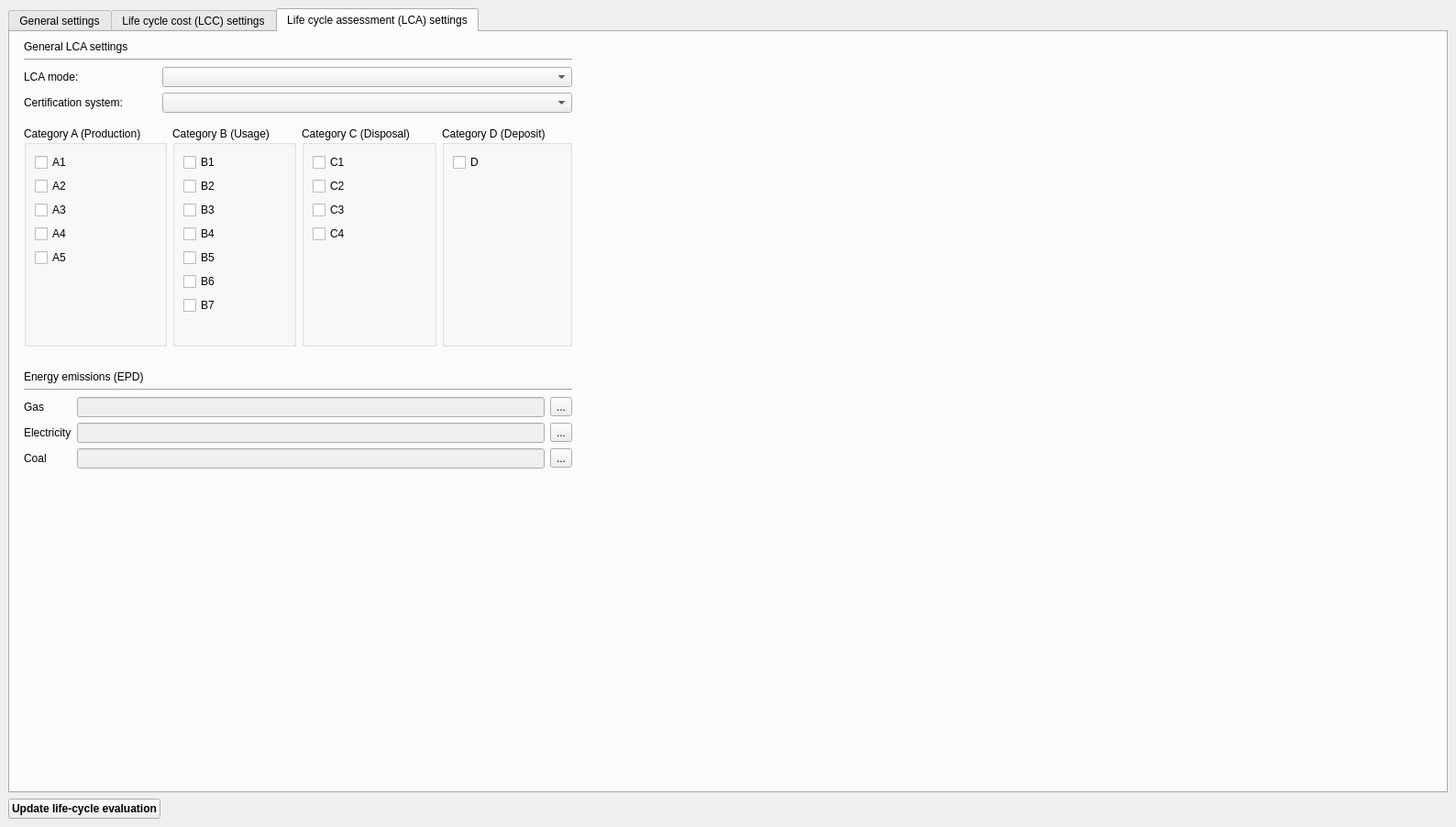
<?xml version="1.0" encoding="UTF-8"?>
<ui version="4.0">
 <class>SVLcaLccSettingsWidget</class>
 <widget class="QWidget" name="SVLcaLccSettingsWidget">
  <property name="geometry">
   <rect>
    <x>0</x>
    <y>0</y>
    <width>1588</width>
    <height>902</height>
   </rect>
  </property>
  <property name="windowTitle">
   <string>LCA / LCC Settings</string>
  </property>
  <layout class="QGridLayout" name="gridLayout_4">
   <property name="leftMargin">
    <number>9</number>
   </property>
   <property name="topMargin">
    <number>9</number>
   </property>
   <property name="rightMargin">
    <number>9</number>
   </property>
   <property name="bottomMargin">
    <number>9</number>
   </property>
   <item row="0" column="0" colspan="2">
    <layout class="QHBoxLayout" name="horizontalLayout">
     <item>
      <widget class="QTabWidget" name="tabWidget">
       <property name="currentIndex">
        <number>2</number>
       </property>
       <widget class="QWidget" name="tabSettings">
        <attribute name="title">
         <string>General settings</string>
        </attribute>
        <layout class="QGridLayout" name="gridLayout_8">
         <item row="14" column="0" colspan="2">
          <layout class="QGridLayout" name="gridLayout_7">
           <item row="0" column="0">
            <widget class="QLabel" name="label_16">
             <property name="text">
              <string>Gas:</string>
             </property>
            </widget>
           </item>
           <item row="0" column="1">
            <widget class="QtExt::ValidatingLineEdit" name="lineEditGasConsumption"/>
           </item>
           <item row="0" column="2">
            <widget class="QLabel" name="label_19">
             <property name="text">
              <string>kWh/a</string>
             </property>
            </widget>
           </item>
           <item row="1" column="0">
            <widget class="QLabel" name="label_17">
             <property name="text">
              <string>Electricity:</string>
             </property>
            </widget>
           </item>
           <item row="1" column="1">
            <widget class="QtExt::ValidatingLineEdit" name="lineEditElectricityConsumption"/>
           </item>
           <item row="1" column="2">
            <widget class="QLabel" name="label0">
             <property name="text">
              <string>kWh/a</string>
             </property>
            </widget>
           </item>
           <item row="2" column="0">
            <widget class="QLabel" name="label_18">
             <property name="text">
              <string>Coal:</string>
             </property>
            </widget>
           </item>
           <item row="2" column="1">
            <widget class="QtExt::ValidatingLineEdit" name="lineEditCoalConsumption"/>
           </item>
           <item row="2" column="2">
            <widget class="QLabel" name="label1">
             <property name="text">
              <string>kWh/a</string>
             </property>
            </widget>
           </item>
          </layout>
         </item>
         <item row="15" column="1">
          <spacer name="verticalSpacer_5">
           <property name="orientation">
            <enum>Qt::Vertical</enum>
           </property>
           <property name="sizeHint" stdset="0">
            <size>
             <width>20</width>
             <height>446</height>
            </size>
           </property>
          </spacer>
         </item>
         <item row="4" column="0">
          <widget class="QLabel" name="label_7">
           <property name="font">
            <font>
             <bold>false</bold>
            </font>
           </property>
           <property name="text">
            <string>General</string>
           </property>
          </widget>
         </item>
         <item row="5" column="0" colspan="2">
          <widget class="Line" name="line_6">
           <property name="orientation">
            <enum>Qt::Horizontal</enum>
           </property>
          </widget>
         </item>
         <item row="10" column="2">
          <spacer name="horizontalSpacer_2">
           <property name="orientation">
            <enum>Qt::Horizontal</enum>
           </property>
           <property name="sizeHint" stdset="0">
            <size>
             <width>754</width>
             <height>20</height>
            </size>
           </property>
          </spacer>
         </item>
         <item row="12" column="0">
          <widget class="QLabel" name="label_13">
           <property name="font">
            <font>
             <bold>false</bold>
            </font>
           </property>
           <property name="text">
            <string>Energy consumption</string>
           </property>
          </widget>
         </item>
         <item row="6" column="0" colspan="2">
          <layout class="QGridLayout" name="gridLayout_5">
           <item row="0" column="0">
            <widget class="QLabel" name="label_9">
             <property name="text">
              <string>Net usage area:</string>
             </property>
            </widget>
           </item>
           <item row="0" column="1">
            <widget class="QtExt::ValidatingLineEdit" name="lineEditArea">
             <property name="placeholderText">
              <string/>
             </property>
            </widget>
           </item>
           <item row="0" column="2">
            <widget class="QLabel" name="label_10">
             <property name="text">
              <string>m&lt;sup&gt;2&lt;/sup&gt;</string>
             </property>
            </widget>
           </item>
           <item row="0" column="3">
            <widget class="QPushButton" name="pushButtonAreaDetection">
             <property name="text">
              <string>auto-detect</string>
             </property>
            </widget>
           </item>
           <item row="1" column="0">
            <widget class="QLabel" name="label">
             <property name="text">
              <string>Evaluation time period:</string>
             </property>
            </widget>
           </item>
           <item row="1" column="1">
            <widget class="QSpinBox" name="spinBoxTimePeriod">
             <property name="alignment">
              <set>Qt::AlignRight|Qt::AlignTrailing|Qt::AlignVCenter</set>
             </property>
             <property name="minimum">
              <number>1</number>
             </property>
             <property name="maximum">
              <number>200</number>
             </property>
            </widget>
           </item>
           <item row="1" column="2">
            <widget class="QLabel" name="label_3">
             <property name="text">
              <string>a</string>
             </property>
            </widget>
           </item>
          </layout>
         </item>
         <item row="13" column="0" colspan="2">
          <widget class="Line" name="line_8">
           <property name="orientation">
            <enum>Qt::Horizontal</enum>
           </property>
          </widget>
         </item>
         <item row="0" column="0">
          <widget class="QLabel" name="label_8">
           <property name="font">
            <font>
             <bold>false</bold>
            </font>
           </property>
           <property name="text">
            <string>EPD database</string>
           </property>
          </widget>
         </item>
         <item row="2" column="0" colspan="2">
          <layout class="QGridLayout" name="gridLayout" columnstretch="0,1,0">
           <item row="0" column="0">
            <widget class="QLabel" name="label_30">
             <property name="text">
              <string>Database path:</string>
             </property>
            </widget>
           </item>
           <item row="0" column="1">
            <widget class="QtExt::BrowseFilenameWidget" name="filepathOekoBauDat" native="true">
             <property name="minimumSize">
              <size>
               <width>0</width>
               <height>20</height>
              </size>
             </property>
            </widget>
           </item>
           <item row="0" column="2">
            <widget class="QPushButton" name="pushButtonImportOkoebaudat">
             <property name="maximumSize">
              <size>
               <width>16777215</width>
               <height>16777215</height>
              </size>
             </property>
             <property name="text">
              <string>Import ÖKOBAUDAT</string>
             </property>
            </widget>
           </item>
           <item row="1" column="1" colspan="2">
            <widget class="QLabel" name="label_6">
             <property name="font">
              <font>
               <italic>true</italic>
              </font>
             </property>
             <property name="text">
              <string>&lt;html&gt;&lt;head/&gt;&lt;body&gt;&lt;p&gt;The database file may be downloaded for free at &lt;a href=&quot;https://www.oekobaudat.de/service/downloads.html&quot;&gt;&lt;span style=&quot; text-decoration: underline; color:#0000ff;&quot;&gt;https://www.oekobaudat.de/service/downloads.html&lt;/span&gt;&lt;/a&gt;.&lt;/p&gt;&lt;/body&gt;&lt;/html&gt;</string>
             </property>
             <property name="openExternalLinks">
              <bool>true</bool>
             </property>
             <property name="textInteractionFlags">
              <set>Qt::LinksAccessibleByMouse|Qt::TextSelectableByMouse</set>
             </property>
            </widget>
           </item>
          </layout>
         </item>
         <item row="3" column="0">
          <spacer name="verticalSpacer_7">
           <property name="orientation">
            <enum>Qt::Vertical</enum>
           </property>
           <property name="sizeType">
            <enum>QSizePolicy::Fixed</enum>
           </property>
           <property name="sizeHint" stdset="0">
            <size>
             <width>20</width>
             <height>20</height>
            </size>
           </property>
          </spacer>
         </item>
         <item row="10" column="0" rowspan="2">
          <spacer name="verticalSpacer_6">
           <property name="orientation">
            <enum>Qt::Vertical</enum>
           </property>
           <property name="sizeType">
            <enum>QSizePolicy::Fixed</enum>
           </property>
           <property name="sizeHint" stdset="0">
            <size>
             <width>20</width>
             <height>20</height>
            </size>
           </property>
          </spacer>
         </item>
         <item row="1" column="0" colspan="2">
          <widget class="Line" name="line_7">
           <property name="orientation">
            <enum>Qt::Horizontal</enum>
           </property>
          </widget>
         </item>
        </layout>
       </widget>
       <widget class="QWidget" name="widget">
        <attribute name="title">
         <string>Life cycle cost (LCC) settings</string>
        </attribute>
        <layout class="QGridLayout" name="gridLayout_2">
         <item row="8" column="0" colspan="4">
          <widget class="Line" name="line_5">
           <property name="orientation">
            <enum>Qt::Horizontal</enum>
           </property>
          </widget>
         </item>
         <item row="0" column="0">
          <widget class="QLabel" name="label_4">
           <property name="font">
            <font>
             <bold>false</bold>
            </font>
           </property>
           <property name="text">
            <string>Energy prices</string>
           </property>
          </widget>
         </item>
         <item row="11" column="3">
          <widget class="QLabel" name="label_36">
           <property name="text">
            <string>%</string>
           </property>
          </widget>
         </item>
         <item row="2" column="3">
          <widget class="QLabel" name="label_41">
           <property name="text">
            <string>€/kWh</string>
           </property>
          </widget>
         </item>
         <item row="4" column="2">
          <widget class="QtExt::ValidatingLineEdit" name="lineEditElectricityPrice"/>
         </item>
         <item row="3" column="0">
          <widget class="QLabel" name="label_32">
           <property name="text">
            <string>Gas:</string>
           </property>
          </widget>
         </item>
         <item row="2" column="0">
          <widget class="QLabel" name="label_34">
           <property name="text">
            <string>Coal:</string>
           </property>
          </widget>
         </item>
         <item row="3" column="3">
          <widget class="QLabel" name="label_31">
           <property name="text">
            <string>€/kWh</string>
           </property>
          </widget>
         </item>
         <item row="10" column="3">
          <widget class="QLabel" name="label_33">
           <property name="text">
            <string>%</string>
           </property>
          </widget>
         </item>
         <item row="10" column="2">
          <widget class="QtExt::ValidatingLineEdit" name="lineEditPriceIncreaseGeneral"/>
         </item>
         <item row="4" column="4">
          <spacer name="horizontalSpacer_3">
           <property name="orientation">
            <enum>Qt::Horizontal</enum>
           </property>
           <property name="sizeHint" stdset="0">
            <size>
             <width>653</width>
             <height>20</height>
            </size>
           </property>
          </spacer>
         </item>
         <item row="9" column="3">
          <widget class="QLabel" name="label_37">
           <property name="text">
            <string>%</string>
           </property>
          </widget>
         </item>
         <item row="1" column="0" colspan="4">
          <widget class="Line" name="line_2">
           <property name="orientation">
            <enum>Qt::Horizontal</enum>
           </property>
          </widget>
         </item>
         <item row="2" column="2">
          <widget class="QtExt::ValidatingLineEdit" name="lineEditCoalPrice"/>
         </item>
         <item row="7" column="0">
          <widget class="QLabel" name="label_2">
           <property name="font">
            <font>
             <bold>false</bold>
            </font>
           </property>
           <property name="text">
            <string>Price increase</string>
           </property>
          </widget>
         </item>
         <item row="12" column="1">
          <spacer name="verticalSpacer">
           <property name="orientation">
            <enum>Qt::Vertical</enum>
           </property>
           <property name="sizeHint" stdset="0">
            <size>
             <width>20</width>
             <height>595</height>
            </size>
           </property>
          </spacer>
         </item>
         <item row="11" column="0" colspan="2">
          <widget class="QLabel" name="label_38">
           <property name="text">
            <string>Discounting interest rate:</string>
           </property>
          </widget>
         </item>
         <item row="4" column="3">
          <widget class="QLabel" name="label_35">
           <property name="text">
            <string>€/kWh</string>
           </property>
          </widget>
         </item>
         <item row="11" column="2">
          <widget class="QtExt::ValidatingLineEdit" name="lineEditInterestRate"/>
         </item>
         <item row="3" column="2">
          <widget class="QtExt::ValidatingLineEdit" name="lineEditGasPrice"/>
         </item>
         <item row="4" column="0" colspan="2">
          <widget class="QLabel" name="label_39">
           <property name="text">
            <string>Electricity:</string>
           </property>
          </widget>
         </item>
         <item row="10" column="0" colspan="2">
          <widget class="QLabel" name="label_42">
           <property name="text">
            <string>Price increase general:</string>
           </property>
          </widget>
         </item>
         <item row="9" column="0" colspan="2">
          <widget class="QLabel" name="label_40">
           <property name="text">
            <string>Price increase energy:</string>
           </property>
          </widget>
         </item>
         <item row="5" column="0">
          <spacer name="verticalSpacer_2">
           <property name="orientation">
            <enum>Qt::Vertical</enum>
           </property>
           <property name="sizeType">
            <enum>QSizePolicy::Maximum</enum>
           </property>
           <property name="sizeHint" stdset="0">
            <size>
             <width>10</width>
             <height>10</height>
            </size>
           </property>
          </spacer>
         </item>
         <item row="9" column="2">
          <widget class="QtExt::ValidatingLineEdit" name="lineEditPriceIncreaseEnergy"/>
         </item>
         <item row="6" column="0">
          <spacer name="verticalSpacer_11">
           <property name="orientation">
            <enum>Qt::Vertical</enum>
           </property>
           <property name="sizeType">
            <enum>QSizePolicy::Fixed</enum>
           </property>
           <property name="sizeHint" stdset="0">
            <size>
             <width>20</width>
             <height>20</height>
            </size>
           </property>
          </spacer>
         </item>
        </layout>
       </widget>
       <widget class="QWidget" name="tab">
        <attribute name="title">
         <string>Life cycle assessment (LCA) settings</string>
        </attribute>
        <layout class="QGridLayout" name="gridLayout_3">
         <item row="3" column="1">
          <widget class="QLabel" name="label_12">
           <property name="text">
            <string>Certification system:</string>
           </property>
          </widget>
         </item>
         <item row="3" column="5">
          <spacer name="horizontalSpacer_4">
           <property name="orientation">
            <enum>Qt::Horizontal</enum>
           </property>
           <property name="sizeHint" stdset="0">
            <size>
             <width>828</width>
             <height>20</height>
            </size>
           </property>
          </spacer>
         </item>
         <item row="1" column="1" colspan="4">
          <widget class="Line" name="line_4">
           <property name="orientation">
            <enum>Qt::Horizontal</enum>
           </property>
          </widget>
         </item>
         <item row="5" column="1" colspan="4">
          <layout class="QHBoxLayout" name="horizontalLayout_2">
           <item>
            <widget class="QGroupBox" name="groupBoxCatA">
             <property name="title">
              <string>Category A (Production)</string>
             </property>
             <layout class="QVBoxLayout" name="verticalLayout_5">
              <item>
               <widget class="QCheckBox" name="checkBoxA1">
                <property name="text">
                 <string>A1</string>
                </property>
                <property name="checked">
                 <bool>false</bool>
                </property>
               </widget>
              </item>
              <item>
               <widget class="QCheckBox" name="checkBoxA2">
                <property name="text">
                 <string>A2</string>
                </property>
                <property name="checked">
                 <bool>false</bool>
                </property>
               </widget>
              </item>
              <item>
               <widget class="QCheckBox" name="checkBoxA3">
                <property name="text">
                 <string>A3</string>
                </property>
                <property name="checked">
                 <bool>false</bool>
                </property>
               </widget>
              </item>
              <item>
               <widget class="QCheckBox" name="checkBoxA4">
                <property name="text">
                 <string>A4</string>
                </property>
               </widget>
              </item>
              <item>
               <widget class="QCheckBox" name="checkBoxA5">
                <property name="text">
                 <string>A5</string>
                </property>
               </widget>
              </item>
              <item>
               <spacer name="verticalSpacer_3">
                <property name="orientation">
                 <enum>Qt::Vertical</enum>
                </property>
                <property name="sizeHint" stdset="0">
                 <size>
                  <width>20</width>
                  <height>55</height>
                 </size>
                </property>
               </spacer>
              </item>
             </layout>
            </widget>
           </item>
           <item>
            <widget class="QGroupBox" name="groupBoxCatB">
             <property name="title">
              <string>Category B (Usage)</string>
             </property>
             <layout class="QVBoxLayout" name="verticalLayout_6">
              <item>
               <widget class="QCheckBox" name="checkBoxB1">
                <property name="text">
                 <string>B1</string>
                </property>
               </widget>
              </item>
              <item>
               <widget class="QCheckBox" name="checkBoxB2">
                <property name="text">
                 <string>B2</string>
                </property>
               </widget>
              </item>
              <item>
               <widget class="QCheckBox" name="checkBoxB3">
                <property name="text">
                 <string>B3</string>
                </property>
               </widget>
              </item>
              <item>
               <widget class="QCheckBox" name="checkBoxB4">
                <property name="text">
                 <string>B4</string>
                </property>
               </widget>
              </item>
              <item>
               <widget class="QCheckBox" name="checkBoxB5">
                <property name="text">
                 <string>B5</string>
                </property>
               </widget>
              </item>
              <item>
               <widget class="QCheckBox" name="checkBoxB6">
                <property name="text">
                 <string>B6</string>
                </property>
               </widget>
              </item>
              <item>
               <widget class="QCheckBox" name="checkBoxB7">
                <property name="text">
                 <string>B7</string>
                </property>
               </widget>
              </item>
              <item>
               <spacer name="verticalSpacer_4">
                <property name="orientation">
                 <enum>Qt::Vertical</enum>
                </property>
                <property name="sizeHint" stdset="0">
                 <size>
                  <width>20</width>
                  <height>40</height>
                 </size>
                </property>
               </spacer>
              </item>
             </layout>
            </widget>
           </item>
           <item>
            <widget class="QGroupBox" name="groupBoxCatC">
             <property name="title">
              <string>Category C (Disposal)</string>
             </property>
             <layout class="QVBoxLayout" name="verticalLayout_7">
              <item>
               <widget class="QCheckBox" name="checkBoxC1">
                <property name="text">
                 <string>C1</string>
                </property>
               </widget>
              </item>
              <item>
               <widget class="QCheckBox" name="checkBoxC2">
                <property name="text">
                 <string>C2</string>
                </property>
               </widget>
              </item>
              <item>
               <widget class="QCheckBox" name="checkBoxC3">
                <property name="text">
                 <string>C3</string>
                </property>
               </widget>
              </item>
              <item>
               <widget class="QCheckBox" name="checkBoxC4">
                <property name="text">
                 <string>C4</string>
                </property>
               </widget>
              </item>
              <item>
               <spacer name="verticalSpacer_10">
                <property name="orientation">
                 <enum>Qt::Vertical</enum>
                </property>
                <property name="sizeHint" stdset="0">
                 <size>
                  <width>20</width>
                  <height>84</height>
                 </size>
                </property>
               </spacer>
              </item>
             </layout>
            </widget>
           </item>
           <item>
            <widget class="QGroupBox" name="groupBoxCatD">
             <property name="title">
              <string>Category D (Deposit)</string>
             </property>
             <layout class="QVBoxLayout" name="verticalLayout_8">
              <item>
               <widget class="QCheckBox" name="checkBoxD">
                <property name="text">
                 <string>D</string>
                </property>
               </widget>
              </item>
              <item>
               <spacer name="verticalSpacer_9">
                <property name="orientation">
                 <enum>Qt::Vertical</enum>
                </property>
                <property name="sizeHint" stdset="0">
                 <size>
                  <width>20</width>
                  <height>171</height>
                 </size>
                </property>
               </spacer>
              </item>
             </layout>
            </widget>
           </item>
          </layout>
         </item>
         <item row="3" column="2" colspan="3">
          <widget class="QComboBox" name="comboBoxCertificationSystem"/>
         </item>
         <item row="7" column="1" colspan="3">
          <widget class="QLabel" name="label_14">
           <property name="font">
            <font>
             <bold>false</bold>
            </font>
           </property>
           <property name="text">
            <string>Energy emissions (EPD)</string>
           </property>
          </widget>
         </item>
         <item row="4" column="0">
          <widget class="Line" name="line_15">
           <property name="orientation">
            <enum>Qt::Horizontal</enum>
           </property>
          </widget>
         </item>
         <item row="6" column="2">
          <spacer name="verticalSpacer_13">
           <property name="orientation">
            <enum>Qt::Vertical</enum>
           </property>
           <property name="sizeType">
            <enum>QSizePolicy::Fixed</enum>
           </property>
           <property name="sizeHint" stdset="0">
            <size>
             <width>20</width>
             <height>20</height>
            </size>
           </property>
          </spacer>
         </item>
         <item row="10" column="2">
          <spacer name="verticalSpacer_8">
           <property name="orientation">
            <enum>Qt::Vertical</enum>
           </property>
           <property name="sizeHint" stdset="0">
            <size>
             <width>20</width>
             <height>359</height>
            </size>
           </property>
          </spacer>
         </item>
         <item row="2" column="2" colspan="3">
          <widget class="QComboBox" name="comboBoxCalculationMode"/>
         </item>
         <item row="0" column="1" colspan="2">
          <widget class="QLabel" name="label_5">
           <property name="font">
            <font>
             <bold>false</bold>
            </font>
           </property>
           <property name="text">
            <string>General LCA settings</string>
           </property>
          </widget>
         </item>
         <item row="9" column="1" colspan="4">
          <layout class="QGridLayout" name="gridLayout_15">
           <item row="0" column="0">
            <widget class="QLabel" name="label_68">
             <property name="text">
              <string>Gas</string>
             </property>
            </widget>
           </item>
           <item row="0" column="1">
            <widget class="QLineEdit" name="lineEditEpdGas">
             <property name="enabled">
              <bool>false</bool>
             </property>
            </widget>
           </item>
           <item row="0" column="2">
            <widget class="QToolButton" name="toolButtonSelectGas">
             <property name="text">
              <string>...</string>
             </property>
            </widget>
           </item>
           <item row="1" column="0">
            <widget class="QLabel" name="label_69">
             <property name="text">
              <string>Electricity</string>
             </property>
            </widget>
           </item>
           <item row="1" column="1">
            <widget class="QLineEdit" name="lineEditEpdElectricity">
             <property name="enabled">
              <bool>false</bool>
             </property>
            </widget>
           </item>
           <item row="1" column="2">
            <widget class="QToolButton" name="toolButtonSelectElectricity">
             <property name="text">
              <string>...</string>
             </property>
            </widget>
           </item>
           <item row="2" column="0">
            <widget class="QLabel" name="label_70">
             <property name="text">
              <string>Coal</string>
             </property>
            </widget>
           </item>
           <item row="2" column="1">
            <widget class="QLineEdit" name="lineEditEpdCoal">
             <property name="enabled">
              <bool>false</bool>
             </property>
            </widget>
           </item>
           <item row="2" column="2">
            <widget class="QToolButton" name="toolButtonSelectCoal">
             <property name="text">
              <string>...</string>
             </property>
            </widget>
           </item>
          </layout>
         </item>
         <item row="2" column="1">
          <widget class="QLabel" name="label_11">
           <property name="text">
            <string>LCA mode:</string>
           </property>
          </widget>
         </item>
         <item row="8" column="1" colspan="4">
          <widget class="Line" name="line_16">
           <property name="orientation">
            <enum>Qt::Horizontal</enum>
           </property>
          </widget>
         </item>
        </layout>
       </widget>
      </widget>
     </item>
    </layout>
   </item>
   <item row="1" column="0">
    <widget class="QPushButton" name="pushButtonCalculate">
     <property name="font">
      <font>
       <bold>true</bold>
      </font>
     </property>
     <property name="text">
      <string>Update life-cycle evaluation</string>
     </property>
    </widget>
   </item>
   <item row="1" column="1">
    <spacer name="horizontalSpacer_5">
     <property name="orientation">
      <enum>Qt::Horizontal</enum>
     </property>
     <property name="sizeHint" stdset="0">
      <size>
       <width>40</width>
       <height>20</height>
      </size>
     </property>
    </spacer>
   </item>
  </layout>
 </widget>
 <customwidgets>
  <customwidget>
   <class>QtExt::ValidatingLineEdit</class>
   <extends>QLineEdit</extends>
   <header location="global">QtExt_ValidatingLineEdit.h</header>
   <slots>
    <signal>editingFinishedSuccessfully()</signal>
   </slots>
  </customwidget>
  <customwidget>
   <class>QtExt::BrowseFilenameWidget</class>
   <extends>QWidget</extends>
   <header>QtExt_BrowseFilenameWidget.h</header>
   <container>1</container>
  </customwidget>
 </customwidgets>
 <resources/>
 <connections/>
</ui>
